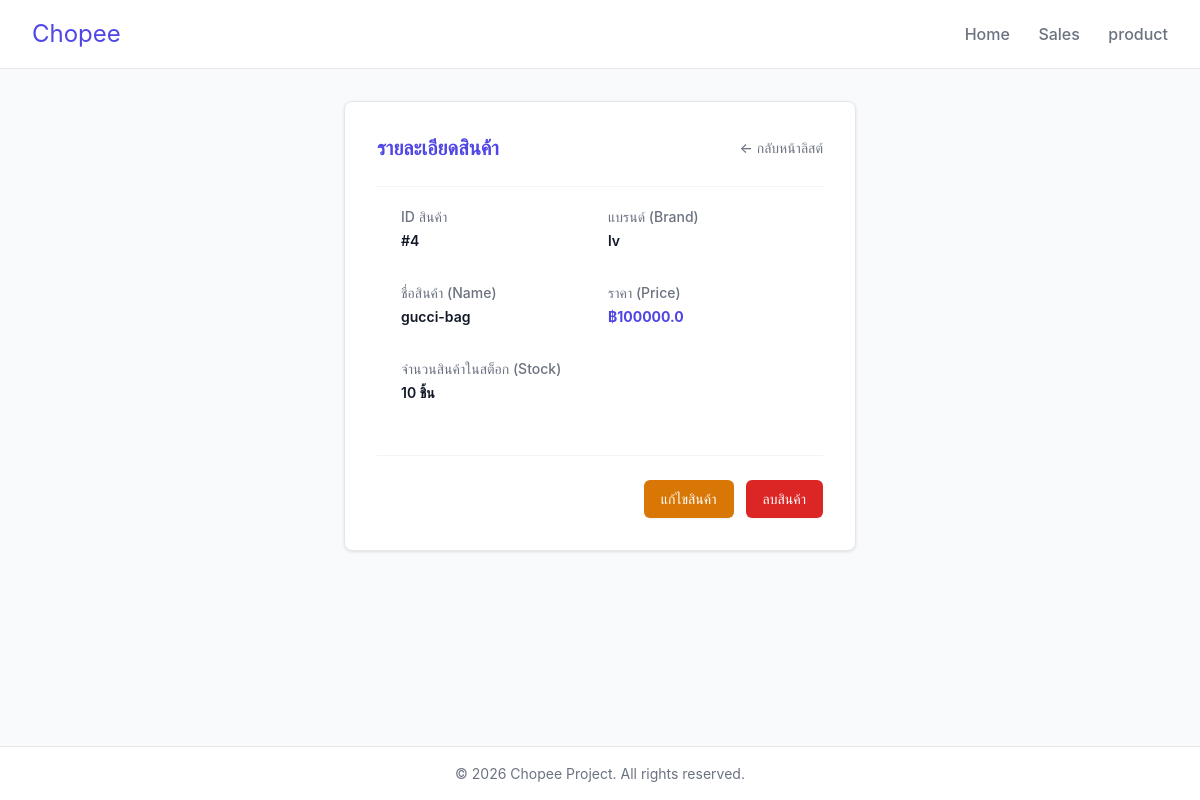
The page /product/read/4/ on the database its author committed.
### chopee/models.py (models this page shows)
class Product(models.Model):
    brand = models.CharField(max_length=100)
    name = models.CharField(max_length=100)
    price = models.FloatField()
    stock = models.IntegerField()

### chopee/views.py (the view)
# urls.py: path('product/read/', product_read, name='read_empty'),
def product_read(request, pk=None):
    if pk is None:
        return redirect('list')
    p = get_object_or_404(Product, pk=pk)
    return render(request, 'product/read.html', {'product': p})

### chopee/templates/product/read.html
{% extends 'menu.html' %}
{% block content %}
<div class="card max-w-lg mx-auto">
    <div class="flex justify-between items-center mb-6">
        <h2 class="text-xl font-bold text-indigo-600">รายละเอียดสินค้า</h2>
        <a href="{% url 'list' %}" class="text-sm font-medium text-gray-500 hover:text-gray-700">&larr; กลับหน้าลิสต์</a>
    </div>
    <div class="border-t border-gray-100 px-4 py-5 sm:px-6">
        <dl class="grid grid-cols-1 gap-x-4 gap-y-8 sm:grid-cols-2">
            <div class="sm:col-span-1">
                <dt class="text-sm font-medium text-gray-500">ID สินค้า</dt>
                <dd class="mt-1 text-sm text-gray-900 font-semibold">#{{ product.id }}</dd>
            </div>
            <div class="sm:col-span-1">
                <dt class="text-sm font-medium text-gray-500">แบรนด์ (Brand)</dt>
                <dd class="mt-1 text-sm text-gray-900 font-semibold">{{ product.brand }}</dd>
            </div>
            <div class="sm:col-span-1">
                <dt class="text-sm font-medium text-gray-500">ชื่อสินค้า (Name)</dt>
                <dd class="mt-1 text-sm text-gray-900 font-semibold">{{ product.name }}</dd>
            </div>
            <div class="sm:col-span-1">
                <dt class="text-sm font-medium text-gray-500">ราคา (Price)</dt>
                <dd class="mt-1 text-sm text-indigo-600 font-bold">฿{{ product.price }}</dd>
            </div>
            <div class="sm:col-span-1">
                <dt class="text-sm font-medium text-gray-500">จำนวนสินค้าในสต็อก (Stock)</dt>
                <dd class="mt-1 text-sm text-gray-900 font-semibold">{{ product.stock }} ชิ้น</dd>
            </div>
        </dl>
    </div>
    <div class="mt-8 border-t border-gray-100 pt-6 flex justify-end space-x-3">
        <a href="{% url 'update' product.pk %}" class="inline-flex justify-center rounded-md border border-transparent bg-amber-600 py-2 px-4 text-sm font-medium text-white shadow-sm hover:bg-amber-700">
            แก้ไขสินค้า
        </a>
        <a href="{% url 'delete' product.pk %}" class="inline-flex justify-center rounded-md border border-transparent bg-red-600 py-2 px-4 text-sm font-medium text-white shadow-sm hover:bg-red-700">
            ลบสินค้า
        </a>
    </div>
</div>
{% endblock %}

### chopee/templates/menu.html (style rules this page uses)
:root { --primary: #4F46E5; --primary-hover: #4338CA; --background: #F9FAFB; --text-main: #111827; --text-muted: #6B7280; --card-bg: #FFFFFF; --border: #E5E7EB; }
body { font-family: 'Inter', -apple-system, BlinkMacSystemFont, "Segoe UI", Roboto, sans-serif; background-color: var(--background); color: var(--text-main); margin: 0; padding: 0; display: flex; flex-direction: column; min-height: 100vh; }
.card { background-color: var(--card-bg); border: 1px solid var(--border); border-radius: 8px; padding: 2rem; box-shadow: 0 1px 3px rgba(0, 0, 0, 0.1); }
h2 { margin-top: 0; font-size: 1.75rem; }

### rows shown on the page
Product: id "4", brand "lv", name "gucci-bag", price "100000.0", stock "10"
